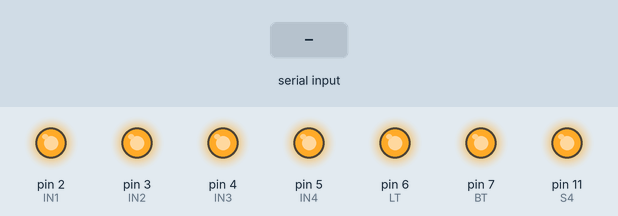
The sketch below on a simulated Arduino Uno, built with avr-gcc and run on an emulated ATmega328P. On the bench: output pins drawn as LEDs (lit = HIGH). Dashed ring = blinking. The inputs (shaded band) are chosen by the test bench. Pins used as bus, display or sensor lines are not drawn.

Above: at 1.2 s.
1.3 s: "90,45\n" received over Serial
At 2.4 s:
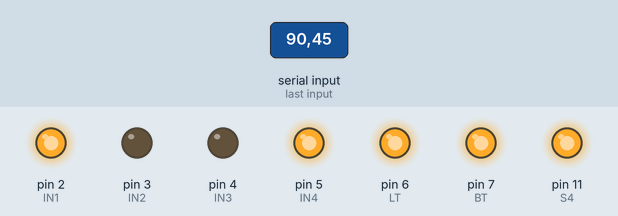
7.3 s: "30,150\n" received over Serial
At 10.8 s:
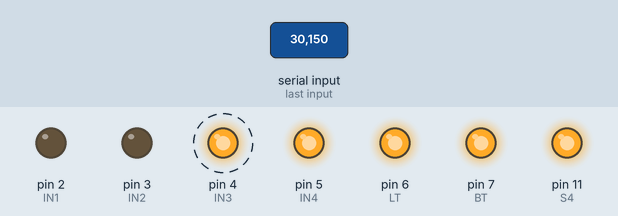
13.3 s: "200\n" received over Serial
At 16.2 s:
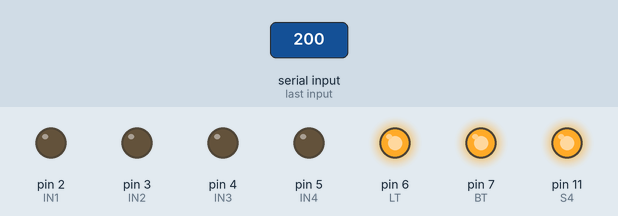
16.3 s: "5\n" received over Serial
19.3 s: "90\n" received over Serial
Timing chart, 0 to 25.5 s (numbered marks = the images above; inputs shaded):
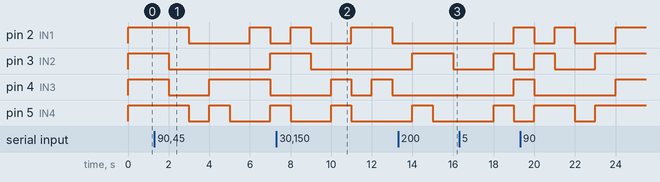

Measured:
- after the input at 1.3 s, pin 2 (IN1): HIGH → LOW after 1.7 s, → HIGH 3.0 s later, → LOW 1.0 s later; pin 3 (IN2): HIGH → LOW after 0.70 s, → HIGH 5.0 s later; pin 4 (IN3): HIGH → LOW after 0.70 s, → HIGH 2.0 s later, → LOW 3.0 s later; pin 5 (IN4): HIGH → LOW after 1.7 s, → HIGH 1.0 s later, → LOW 1.0 s later, → HIGH 2.0 s later
- after the input at 7.3 s, pin 3 (IN2): HIGH → LOW after 1.7 s; pin 5 (IN4): HIGH → LOW after 0.70 s, → HIGH 2.0 s later, → LOW 1.0 s later
- after the input at 13.3 s, pin 2 (IN1), pin 4 (IN3): stays LOW (without the input it goes to HIGH after 1.7 s)

The sketch:

second_work.ino
```cpp
#define IN1 2
#define IN2 3
#define IN3 4
#define IN4 5

#define S1 8
#define S2 9
#define S3 10
#define S4 11

#define LT 6
#define BT 7
void setup()
{
  pinMode(IN1, OUTPUT);//输入1
  pinMode(IN2, OUTPUT);//输入2
  pinMode(IN3, OUTPUT);//输入3
  pinMode(IN4, OUTPUT);//输入4
  pinMode(S1, OUTPUT);//片选1
  pinMode(S2, OUTPUT);//片选2
  pinMode(S3, OUTPUT);//片选3
  pinMode(S4, OUTPUT);//片选4

  pinMode(LT,OUTPUT);//测试
  pinMode(BT,OUTPUT);//消隐

  digitalWrite(LT,HIGH);
  digitalWrite(BT,HIGH);

  digitalWrite(S1,HIGH);
  digitalWrite(S2,HIGH);
  digitalWrite(S3,HIGH);
  digitalWrite(S4,HIGH);
  Serial.begin(9600);
}

byte income1=0;
byte income2=0;
byte income3=0;
byte income4=0;

void loop()
{


    digitalWrite(S1,LOW);
  	income1=Serial.read();
    income1=income1-'0';
    digitalWrite(2,income1&0x1);
    digitalWrite(3,(income1>>1)&0x1);
    digitalWrite(4,(income1>>2)&0x1);
    digitalWrite(5,(income1>>3)&0x1);
  	delay(1000);
    digitalWrite(S1,HIGH);

    digitalWrite(S2,LOW);
    income2=Serial.read();
    income2=income2-'0';
    digitalWrite(2,income2&0x1);
    digitalWrite(3,(income2>>1)&0x1);
    digitalWrite(4,(income2>>2)&0x1);
    digitalWrite(5,(income2>>3)&0x1);
  	delay(1000);
    digitalWrite(S2,HIGH);

    digitalWrite(S3,LOW);
    income3=Serial.read();
    income3=income3-'0';
    digitalWrite(2,income3&0x1);
    digitalWrite(3,(income3>>1)&0x1);
    digitalWrite(4,(income3>>2)&0x1);
    digitalWrite(5,(income3>>3)&0x1);
  	delay(1000);
    digitalWrite(S3,HIGH);

    digitalWrite(S4,LOW);
    income4=Serial.read();
    income4=income4-'0';
    digitalWrite(2,income4&0x1);
    digitalWrite(3,(income4>>1)&0x1);
    digitalWrite(4,(income4>>2)&0x1);
    digitalWrite(5,(income4>>3)&0x1);
    digitalWrite(S4,HIGH);

    delay(1000);


}
```
